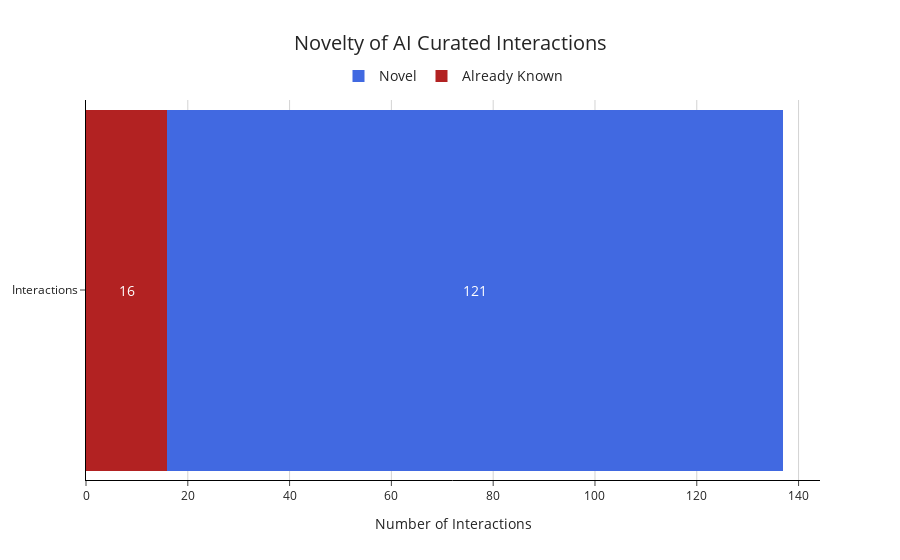

Write notebook code for a chart like this one.
### Markdown cell above
#### Graph

### Code cell
import plotly.graph_objects as go

ai_interactions["novel?"] = ai_interactions["novel?"].astype(bool)

novel_true = ai_interactions["novel?"].sum()
novel_false = (~ai_interactions["novel?"]).sum()

fig = go.Figure()

fig.add_trace(go.Bar(
    x=[novel_false],
    y=["Interactions"],
    name="Already Known",
    orientation="h",
    marker=dict(color="firebrick"),
    text=[novel_false],
    textposition="inside",
    insidetextanchor="middle",
    textfont=dict(color="white", size=14)
))

fig.add_trace(go.Bar(
    x=[novel_true],
    y=["Interactions"],
    name="Novel",
    orientation="h",
    marker=dict(color="royalblue"),
    text=[novel_true],
    textposition="inside",
    insidetextanchor="middle",
    textfont=dict(color="white", size=14)
))

fig.update_layout(
    barmode="stack",
    template="simple_white",
    title=dict(
        text="Novelty of AI Curated Interactions",
        x=0.5,
        font=dict(size=20)
    ),
    xaxis=dict(
        title="Number of Interactions",
        showgrid=True,
        gridcolor="lightgray",
        zeroline=False,
        linecolor="black",
        mirror=False
    ),
    yaxis=dict(
        showgrid=False,
        linecolor="black",
        mirror=False
    ),
    plot_bgcolor="white",
    paper_bgcolor="white",
    bargap=0.05,
    legend=dict(
        orientation="h",
        yanchor="bottom",
        y=1.02,
        xanchor="center",
        x=0.5,
        font=dict(size=14)
    )
)

fig.update_traces(marker_line_width=0)

fig.write_image("graphs/novel_interactions-d1.png", scale=3, width=800, height=300)

fig.show()

### Figure 1 — Plotly figure (JSON) as saved in the notebook; plotly's stock layout.template omitted (floating-point values rounded to 4 significant figures)
{"data": [{"insidetextanchor": "middle", "marker": {"color": "firebrick", "line": {"width": 0}}, "name": "Already Known", "orientation": "h", "text": ["16"], "textfont": {"color": "white", "size": 14}, "textposition": "inside", "type": "bar", "x": [16], "y": ["Interactions"]}, {"insidetextanchor": "middle", "marker": {"color": "royalblue", "line": {"width": 0}}, "name": "Novel", "orientation": "h", "text": ["121"], "textfont": {"color": "white", "size": 14}, "textposition": "inside", "type": "bar", "x": [121], "y": ["Interactions"]}], "layout": {"bargap": 0.05, "barmode": "stack", "legend": {"font": {"size": 14}, "orientation": "h", "x": 0.5, "xanchor": "center", "y": 1.02, "yanchor": "bottom"}, "paper_bgcolor": "white", "plot_bgcolor": "white", "title": {"font": {"size": 20}, "text": "Novelty of AI Curated Interactions", "x": 0.5}, "xaxis": {"gridcolor": "lightgray", "linecolor": "black", "mirror": false, "showgrid": true, "title": {"text": "Number of Interactions"}, "zeroline": false}, "yaxis": {"linecolor": "black", "mirror": false, "showgrid": false}}}
